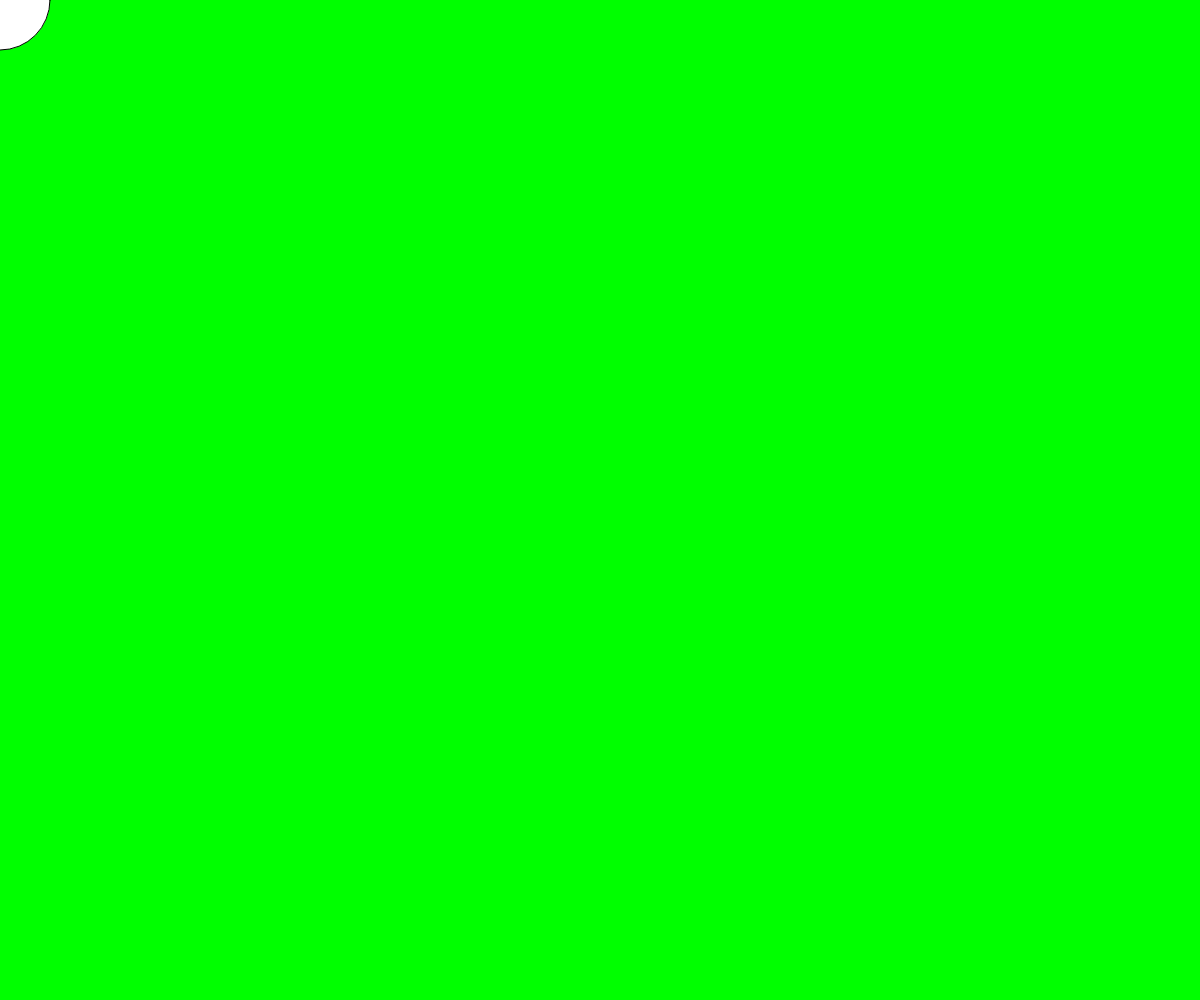
Frame 1 (no input)
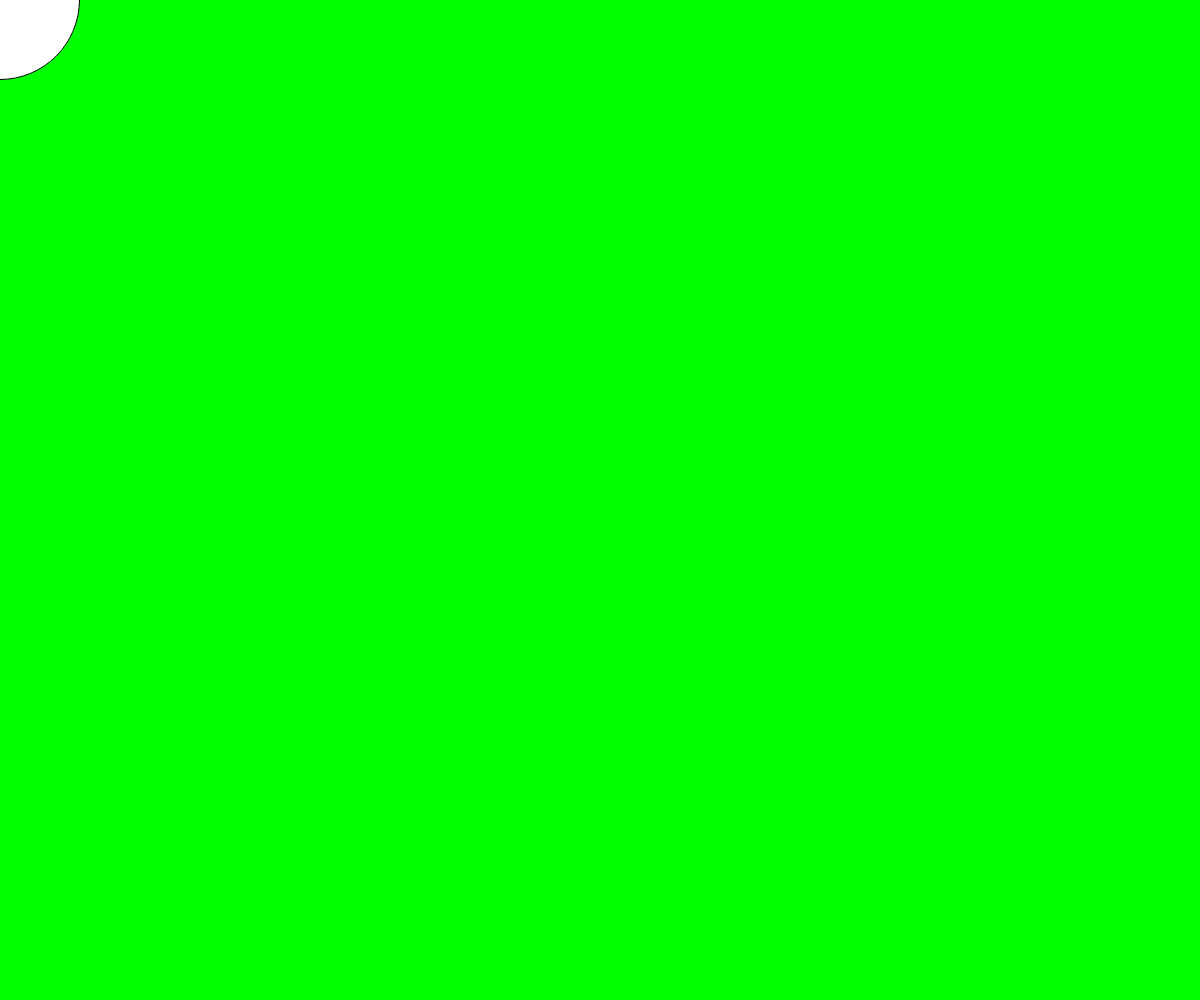
Frame 60 (no input)
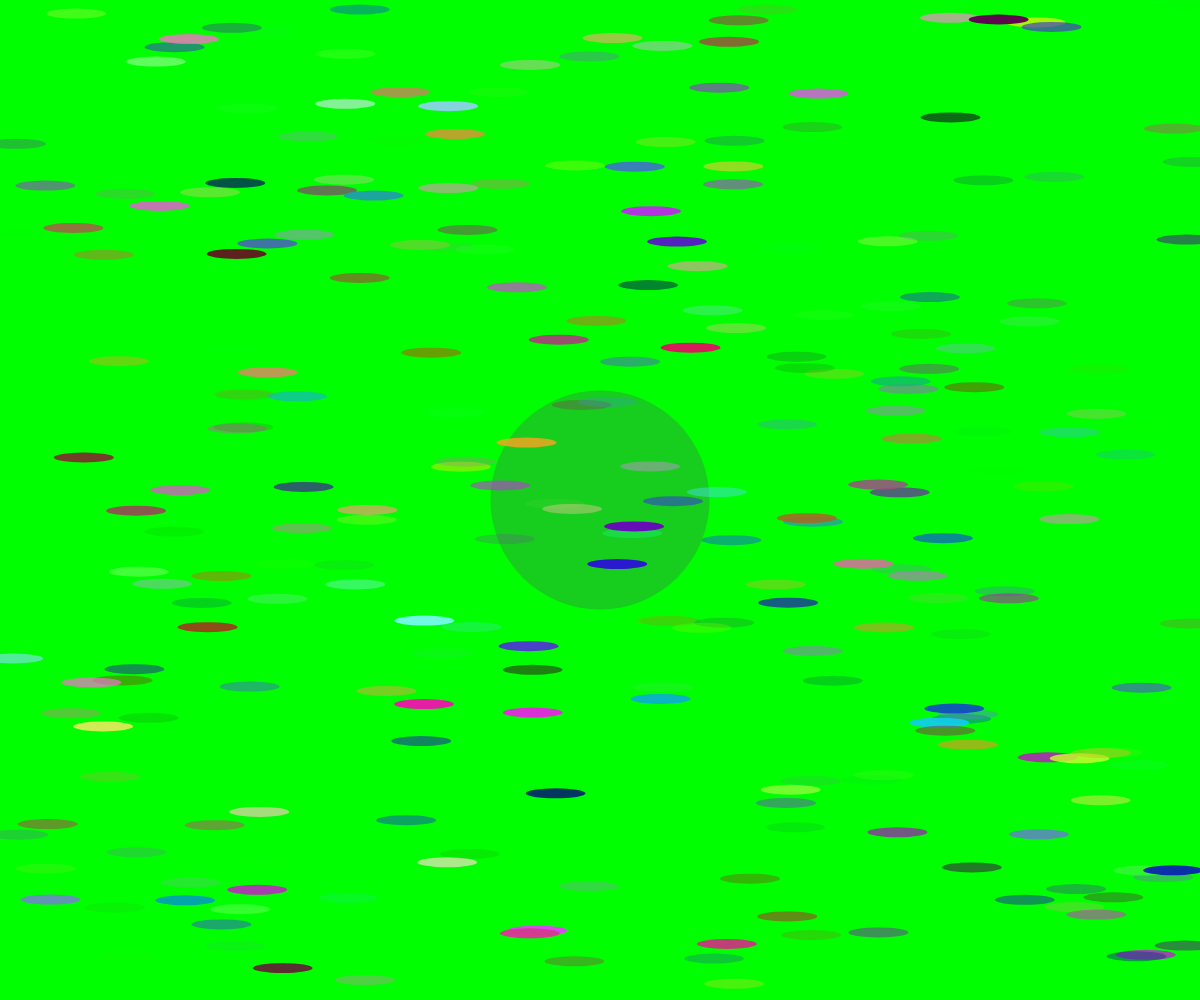
Frame 120 (the mouse pressed at the canvas centre since frame 60)

The p5.js sketch that drew these frames (run headless with seeded random() and noise() and a simulated clock; from frame 60 on, the mouse is pressed at the canvas centre):

// p5.js sketch
// ── sketch.js
//2016 08 06
//en fabrica de medios
//pagina web interactiva
//funciona con p5.js
//mi nombre es aaron

//variables
//variables son lugares en el computador
//donde podemos almacenar datos

//para crear una variable, hay que DECLARARLA
//en javascript se hace asi
//voy a declarar una variable que se llama diametro
var diametro;

//la declaracion se hace SOLO UNA VEZ

//para darle un valor, se hace una ASIGNACION
//la asignacion se hace en javascript con el signo =
diametro = 100;

//existen dos tipos de variables
//las locales y las globales
//la diferencia radica en donde son declaradas

//las GLOBALES, FUERA de las FUNCIONES
//las LOCALES, DENTRO de las funciones

//las GLOBALES, pueden ser usadas en todas partesr
//las LOCALES, solo dentro de la funcion donde viven

//las funciones son para ejecutar acciones
//tambien tienen que ser declaradas
//asi se declara una funcion en javascript
function miFuncionBacan() {
  //aqui va lo que hace la funcion
}

//setup() es la configuracion inicial
//se ejecuta una vez, al principio
//de los tiempos
function setup() {
  //aqui va lo que hace setup()

  //creamos un lienzo
  //createCanvas(dimHor, dimVer);
  //medido en px
  createCanvas(windowWidth, windowHeight);

  //los colores en p5.js
  //los valores van entre 0 y 255
  //1 -> grayscale, 0 es negro, 255 es blanco
  //2 -> grayscale + alpha, 0 es transp, 255 es solido
  //3 -> RGB, red, green, blue
  //4 -> RGB + alpha

  //pintar el fondo verde
  //background(color);
  background(0, 245, 0);

  //declaracion de variable local
  var hola;

}

//draw() se ejecuta despues de setup()
//se ejecuta 60 veces por segundo
function draw() {

  background(0, 255, 0);



  //dibujar una elipse
  //ellipse(posX, posY, width, height);
  ellipse(mouseX, mouseY, diametro, diametro);

  //asignacion a la variable diametro
  diametro = diametro + 1;
  
   if(mouseX > width/3) {
  muchasElipses();
}

}

//escribir nuestra primera funcion
//funcion para definir el estilo
function estilo() {
  //definir estilo de la elipse
  //definir ancho del borde
  //strokeWeight(px);
  //si queremos que no dibuje el borde
  //noStroke();
  strokeWeight(10);

  //definir el color del borde
  //stroke(color);
  stroke(0, 0, 245, 255/2);

  //definir el color del relleno
  //fill(color);
  fill(255, 0, 0, 255/3);
}


  


 function muchasElipses() {

 //iteracion

  for(var i = 40; i < 300; i++)  {
   noStroke();
fill(random(255),random(255),random(255),random(255));

  ellipse(random(width),random(height), 60, 10);
 }

 }
